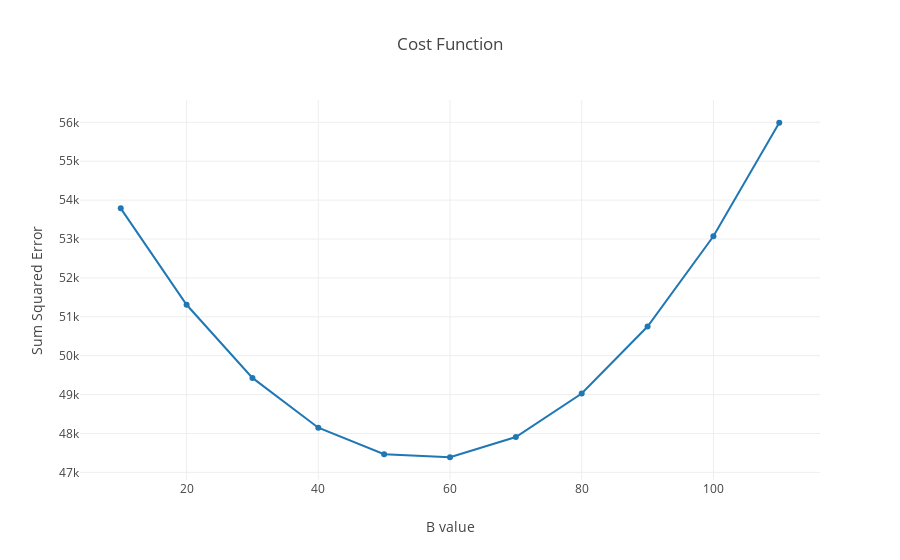

Notebook code for this chart:
### Markdown cell above
Above is our error chart.  Note that it is identical to the data in the table we have above.  If we plot this data of the b-values, and the corresponding squared errors generated from them, we see that the data makes an curve.

### Code cell
cost_function_trace = graph_objs.Scatter(
    x=list(map(lambda error: error[0], error_chart)),
    y=list(map(lambda error: error[1], error_chart)),
)

layout = dict(title = 'Cost Function',
              yaxis = dict(zeroline = False, title= 'Sum Squared Error'),
              xaxis = dict(zeroline = False, title= 'B value')
             )
plotly.offline.iplot(dict(data=[cost_function_trace], layout=layout))

### Figure 1 — Plotly figure (JSON) as saved in the notebook; plotly's stock layout.template omitted (floating-point values rounded to 4 significant figures)
{"data": [{"type": "scatter", "x": [10, 20, 30, 40, 50, 60, 70, 80, 90, 100, 110], "y": [53789, 51309, 49429, 48149, 47469, 47389, 47909, 49029, 50749, 53069, 55989]}], "layout": {"title": "Cost Function", "xaxis": {"title": "B value", "zeroline": false}, "yaxis": {"title": "Sum Squared Error", "zeroline": false}}}
